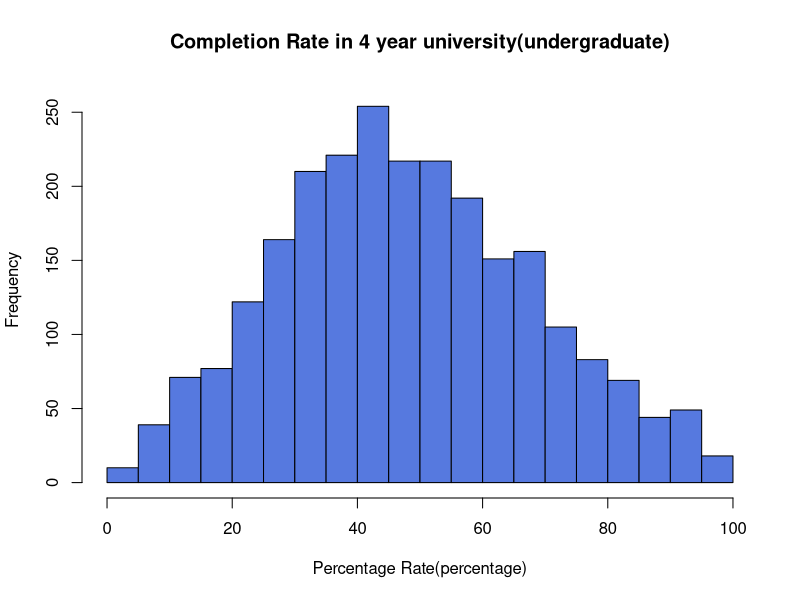
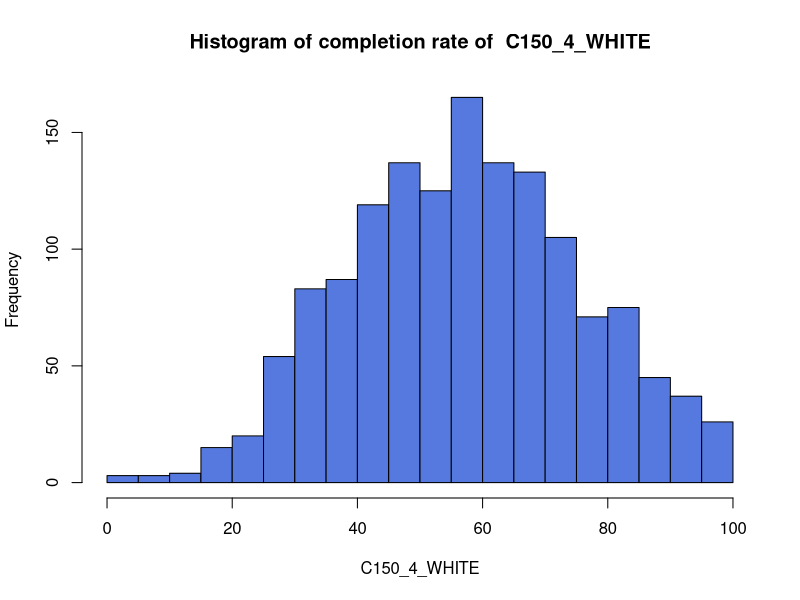
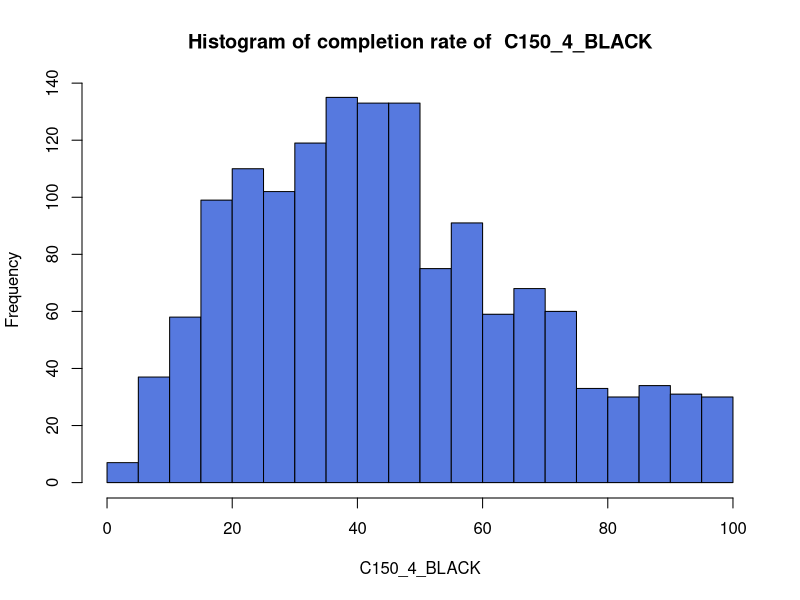
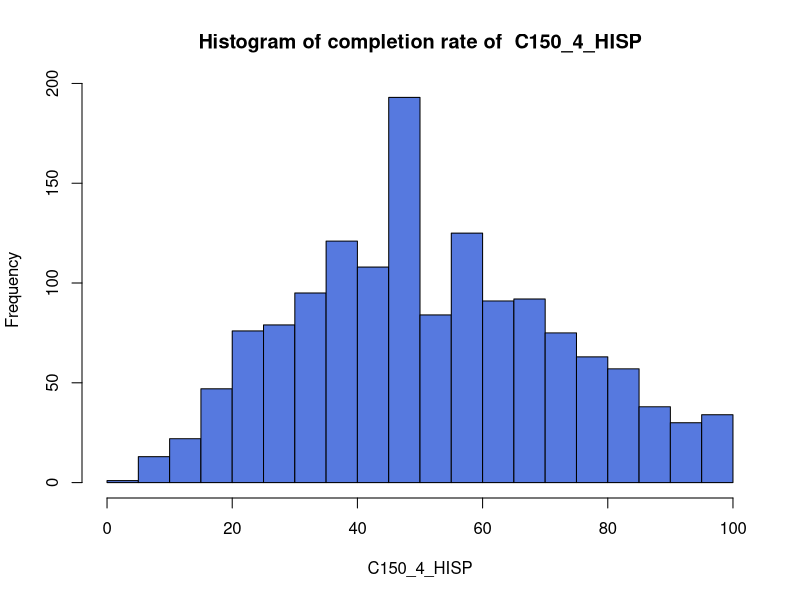
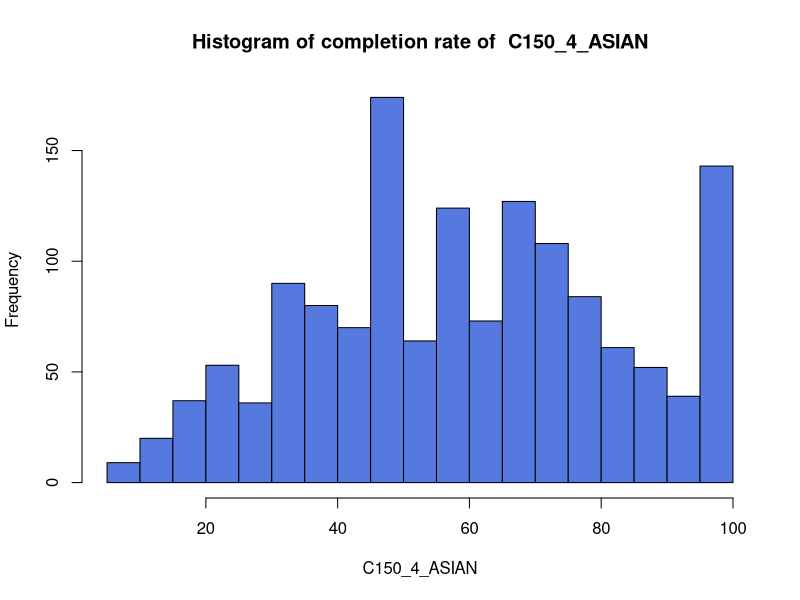
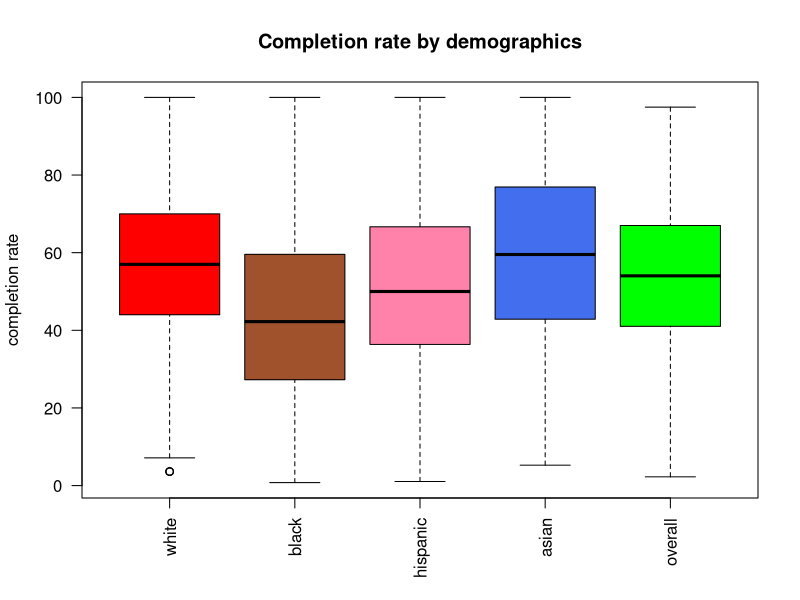
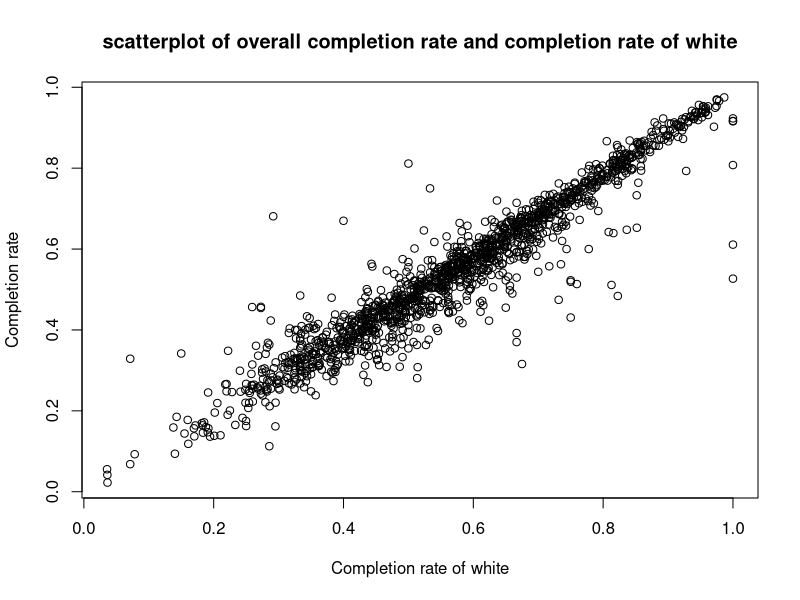
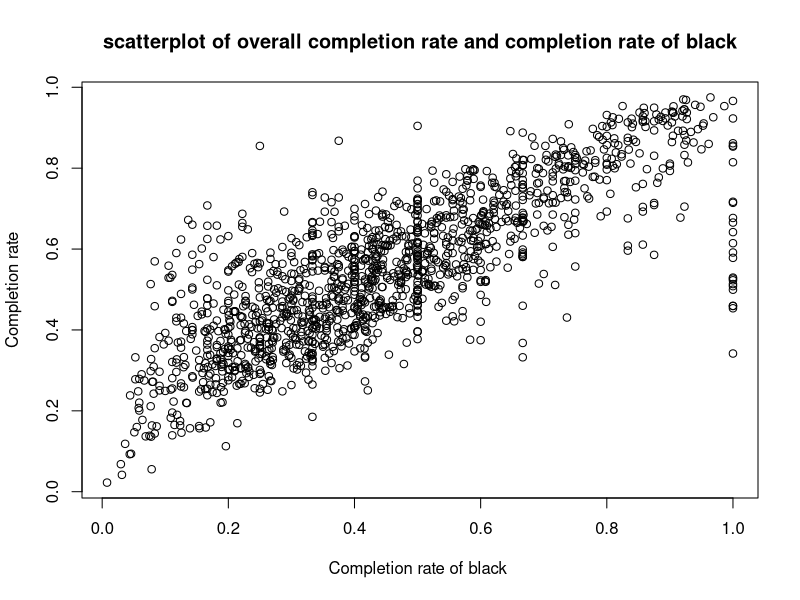

Generate these figures, in order, with R: (Note: this script raises an error after producing the figures.)
library(plyr)
#setwd("C:/Users/vlfgn/Desktop/Clean/stat159_fall2016_project3/code/scripts")
#Loading the raw dataset
#Focus on the 4 year universities(high overall graduation rates)

dat = read.csv("../../data/subset-data.csv", stringsAsFactors = FALSE)

#Subsetting by 4-year school(Variable name: CCUGPROF > 4) stored in dat_4
dat_4=subset(dat, CCUGPROF>4)

#Using POOLED completion rate as our criteria. 
#If there are NA values in POOLED completion rate, not going to use those universities.
#is.na(dat1$C150_4_POOLED)==is.na(dat1$C150_4) used this to check
#list of universities does have C150_4_POOLED
dat_4$INSTNM[which(!is.na(dat_4$C150_4_POOLED))]
length(dat_4$INSTNM[which(!is.na(dat_4$C150_4_POOLED))])#2484
#list of universities where C150_4_POOLED ==0
dat_4$INSTNM[which(dat_4$C150_4_POOLED==0)]
length(dat_4$INSTNM[which(dat_4$C150_4_POOLED==0)])#15


#Data for our graduation rate in 4 year universities undergraduate.(excluding NAs and 0s)
completion_4 = dat_4[which(!is.na(dat_4$C150_4_POOLED)), ]
completion_4 = completion_4[which(completion_4$C150_4_POOLED!=0),]


#histogram for completion rate of 4 year universities.
x = completion_4$C150_4_POOLED * 100

png("../../images/histogram-of-completion-rate.png", width=800, height=600)
h=hist(x, breaks = 20, col = '#5679DF'
       , xlab = "Percentage Rate(percentage)"
       , main = "Completion Rate in 4 year university(undergraduate)"
       , xlim = c(0,100), ylim = c(0,260))
dev.off()


###Remeber, we are using dat1 = dat_4#########################################
###Let dat1=dat_4 for frequent use
dat1=dat_4

###################################################################################
############################Complemtion Rate by Demographics#######################
#C150_4_WHITE
##Completion rate for first-time, full-time students at four-year institutions
##(150% of expected time to completion/6 years) for white students
#C150_4_BLACK
##Completion rate for first-time, full-time students at four-year institutions
##(150% of expected time to completion/6 years) for black students
#C150_4_HISP
##Completion rate for first-time, full-time students at four-year institutions
##(150% of expected time to completion/6 years) for Hispanic students
#C150_4_ASIAN
##Completion rate for first-time, full-time students at four-year institutions
##(150% of expected time to completion/6 years) for Asian students

#The number of NAs in each demographic completions rate AMONG 2740 observations.
sum(as.numeric(is.na(dat1$C150_4_WHITE))) #388
sum(as.numeric(is.na(dat1$C150_4_BLACK))) #551
sum(as.numeric(is.na(dat1$C150_4_HISP))) #535
sum(as.numeric(is.na(dat1$C150_4_ASIAN))) #879


#Eexclude NA's and 0's in demographic completions(WHITE,BLACK,HISPANIC,ASIAN)
names_demo = c("C150_4_WHITE","C150_4_BLACK","C150_4_HISP","C150_4_ASIAN")
com_demo = subset(dat1, (!is.na(dat1$C150_4_WHITE)) & (!is.na(dat1$C150_4_BLACK)) &
                    (!is.na(dat1$C150_4_HISP)) & (!is.na(dat1$C150_4_ASIAN)) & (!is.na(dat1$C150_4_POOLED)))
com_demo = com_demo[which(com_demo$C150_4_WHITE!=0),]
com_demo = com_demo[which(com_demo$C150_4_BLACK!=0),]
com_demo = com_demo[which(com_demo$C150_4_HISP!=0),]
com_demo = com_demo[which(com_demo$C150_4_ASIAN!=0),]
com_demo = com_demo[which(com_demo$C150_4_POOLED!=0),]


#Summary Statistics of completion rate by Demographics(WHITE, BLACK, HISP, ASIAN)
sink(file = "../../data/eda-output.txt")
cat("1. Explanatory Analysis of Quantative Varibles\n\n")
cat("A. Summary Statistics Of Completion Rate by demographics\n\n")
for(i in 1:length(names_demo))
{
  cat("summary statistics of", names_demo[i], "\n\n")
  cat("Min.  1stQu.  Median.  Mean.  3rd Qu.  Max. \n")
  cat(summary(com_demo[,names_demo[i]]), "\n")
  cat("Standard Deviation. : ", sd(com_demo[,names_demo[i]]),"\n")
  cat("Range. : ", max(com_demo[,names_demo[i]])-min(com_demo[,names_demo[i]])," \n")
  cat("IQR. : ", IQR(com_demo[,names_demo[i]]),"\n")
  cat("\n\n")
}
cat("\n\n")
sink()

##Histogram of completions rate by Demographics(WHITE, BLACK, HISP, ASIAN)
for(i in 1:length(names_demo))
{
  path1 = paste0("../../images/histogram-completion-rate-",names_demo[i],".png")
  png(filename = path1, width=800, height=600)
  k1 = com_demo[,names_demo[i]]*100
  k2 = hist(k1,breaks= 20, main = paste("Histogram of completion rate of "
                                        ,names_demo[i]), col = "#5679DF", xlab = names_demo[i])
  dev.off()
}

png(filename = "../../images/boxplot-of-completion-rate-by-demographic.png", width=800, height=600)
boxplot(com_demo$C150_4_WHITE*100, com_demo$C150_4_BLACK*100
        , com_demo$C150_4_HISP*100, com_demo$C150_4_ASIAN*100, com_demo$C150_4_POOLED*100
        , main = "Completion rate by demographics", ylab = "completion rate"
        , las=2, col = c("red","sienna","palevioletred1","royalblue2", "green")
        , names = c("white", "black", "hispanic", "asian", "overall"))
dev.off()


png(filename = "../../images/scatterplot-of-overall-completion-rate-and-completion-rate-of-white.png", width=800, height=600)
plot(com_demo$C150_4_WHITE, com_demo$C150_4_POOLED
     , main = "scatterplot of overall completion rate and completion rate of white"
     , xlab = "Completion rate of white", ylab = "Completion rate")
dev.off()

png(filename = "../../images/scatterplot-of-overall-completion-rate-and-completion-rate-of-black.png", width=800, height=600)
plot(com_demo$C150_4_BLACK, com_demo$C150_4_POOLED
     , main = "scatterplot of overall completion rate and completion rate of black"
     , xlab = "Completion rate of black ", ylab = "Completion rate")
dev.off()

png(filename = "../../images/scatterplot-of-overall-completion-rate-and-completion-rate-of-hispanic.png", width=800, height=600)
plot(com_demo$C150_4_HISP, com_demo$C150_4_POOLED
     , main = "scatterplot of overall completion rate and completion rate of hispanic"
     , xlab = "Completion rate of hispanic", ylab = "Completion rate")
dev.off()

png(filename = "../../images/scatterplot-of-overall-completion-rate-and-completion-rate-of-asian.png", width=800, height=600)
plot(com_demo$C150_4_ASIAN, com_demo$C150_4_POOLED
     , main = "scatterplot of overall completion rate and completion rate of asian"
     , xlab = "Completion rate of asian", ylab = "Completion rate")
dev.off()


#####################################################################################
###################################Demographic Percentage############################
#The number of NAs in each demographic PERCENTAGE AMONG 2740 observations.
#Since no data is missing, just going to use dat1.
sum(as.numeric(is.na(dat1$UGDS_WHITE))) #0
sum(as.numeric(is.na(dat1$UGDS_BLACK))) #0
sum(as.numeric(is.na(dat1$UGDS_HISP))) #0
sum(as.numeric(is.na(dat1$UGDS_ASIAN))) #0

#Eexclude 0's in demographic percentage(WHITE,BLACK,HISPANIC,ASIAN)
names_demo2 = c("UGDS_WHITE", "UGDS_BLACK", "UGDS_HISP", "UGDS_ASIAN")
com_demo2 = dat1[which(dat1$UGDS_WHITE!=0),]
com_demo2 = com_demo2[which(com_demo2$UGDS_BLACK!=0),]
com_demo2 = com_demo2[which(com_demo2$UGDS_HISP!=0),]
com_demo2 = com_demo2[which(com_demo2$UGDS_ASIAN!=0),]


#Summary Statistics of Each Demographics(WHITE, BLACK, HISP, ASIAN)
sink(file = "../../data/eda-output.txt", append=TRUE)
cat("B. Summary Statistics Of demographic percentage\n\n")
for(i in 1:length(names_demo2))
{
  cat("summary statistics of", names_demo2[i], "\n\n")
  cat("Min.  1stQu.  Median.  Mean.  3rd Qu.  Max. \n")
  cat(summary(com_demo2[,names_demo2[i]]), "\n")
  cat("Standard Deviation. : ", sd(com_demo2[,names_demo2[i]]),"\n")
  cat("Range. : ", max(com_demo2[,names_demo2[i]])-min(com_demo2[,names_demo2[i]])," \n")
  cat("IQR. : ", IQR(com_demo2[,names_demo2[i]]),"\n")
  cat("\n")
}
cat("\n\n")
sink()

##Histogram of demographic percentage
for(i in 1:length(names_demo2))
{
  path1 = paste0("../../images/histogram-deomgraphic-percentage-",names_demo2[i],".png")
  png(filename = path1, width=800, height=600)
  k1 = com_demo2[,names_demo2[i]]*100
  k2 = hist(k1,breaks= 20, main = paste("Histogram of demograhic percentage of "
                                        ,names_demo2[i]), col = "#5679DF", xlab = names_demo2[i])
  dev.off()
}


png(filename = "../../images/boxplot-of-demographic-percentage.png", width=800, height=600)
boxplot(com_demo2$UGDS_WHITE*100, com_demo2$UGDS_BLACK*100
        , com_demo2$UGDS_HISP*100, com_demo2$UGDS_ASIAN*100
        , main = "Demographic percentages", ylab = "demograhic percentage"
        , las=2, col = c("red","sienna","palevioletred1","royalblue2")
        , names = c("white", "black", "hispanic", "asian"))
dev.off()


######################################################################################
###############################Repayment rate on FAFSA################################
#COMPL_RPY_3YR_RT
##3_yr_repayment.completers
#COMPL_RPY_5YR_RT
##5_yr_repayment.completers
#COMPL_RPY_7YR_RT
##7_yr_repayment.completers

#The number of NAs in Repayment rate on year 3,5,7
sum(as.numeric(is.na(dat1$COMPL_RPY_3YR_RT))) #108
sum(as.numeric(is.na(dat1$COMPL_RPY_5YR_RT))) #140
sum(as.numeric(is.na(dat1$COMPL_RPY_7YR_RT))) #164

#Since the column class is character becuase "PrivacySuppressed" in the variables
#Need to convert colums into numeric data.
yr3 = na.omit(as.numeric(dat1$COMPL_RPY_3YR_RT))
yr5 = na.omit(as.numeric(dat1$COMPL_RPY_5YR_RT))
yr7 = na.omit(as.numeric(dat1$COMPL_RPY_7YR_RT))


#Summary Statistics of repayment rate#
sink(file = "../../data/eda-output.txt", append=TRUE)
cat("C. Summary Statistics Of Repayment rate on FAFSA depending in 3,5,7 year\n\n")

cat("summary statistics of Three year repayment rate for completers\n\n")
cat("Min.  1stQu.  Median.  Mean.  3rd Qu.  Max. \n")
cat(summary(yr3), "\n")
cat("Standard Deviation. : ", sd(yr3),"\n")
cat("Range. : ", max(yr3)-min(yr3)," \n")
cat("IQR. : ", IQR(yr3),"\n")
cat("\n")

cat("summary statistics of Five year repayment rate for completers\n\n")
cat("Min.  1stQu.  Median.  Mean.  3rd Qu.  Max. \n")
cat(summary(yr5), "\n")
cat("Standard Deviation. : ", sd(yr5),"\n")
cat("Range. : ", max(yr5)-min(yr5)," \n")
cat("IQR. : ", IQR(yr5),"\n")
cat("\n")

cat("summary statistics of Seven year repayment rate for completers\n\n")
cat("Min.  1stQu.  Median.  Mean.  3rd Qu.  Max. \n")
cat(summary(yr7), "\n")
cat("Standard Deviation. : ", sd(yr7),"\n")
cat("Range. : ", max(yr3)-min(yr7)," \n")
cat("IQR. : ", IQR(yr7),"\n")
cat("\n")

cat("\n\n")
sink()


png(filename = "../../images/histogram-of-three-year-repayment-rate-for-completers.png", width=800, height=600)
hist(yr3*100, col = "#5679DF", breaks = 20, xlab = "repayment percentage",
     main = "Histogram of Three year repayment rate for completers")
dev.off()
png(filename = "../../images/histogram-of-five-year-repayment-rate-for-completers.png", width=800, height=600)
hist(yr5*100, col = "#5679DF", breaks = 20, xlab = "repayment percentage",
     main = "Histogram of Five year repayment rate for completers")
dev.off()
png(filename = "../../images/histogram-of-seven-year-repayment-rate-for-completers.png", width=800, height=600)
hist(yr7*100, col = "#5679DF", breaks = 20, xlab = "repayment percentage",
     main = "Histogram of Seven year repayment rate for completers")
dev.off()



###############################Median earning###################################
##Data exists prior to 2014_2013. Therefore using MERGED2012_13_PP.csv###

#MD_EARN_WNE_P10
##Median earnings of students working and not enrolled 10 years after entry
#MD_EARN_WNE_P6
##Median earnings of students working and not enrolled 6 years after entry
#MD_EARN_WNE_P8
##Median earnings of students working and not enrolled 8 years after entry


#The number of NAs in Median Earning on year after 6,8,10 years
sum(as.numeric(is.na(dat1$MD_EARN_WNE_P6))) #154
sum(as.numeric(is.na(dat1$MD_EARN_WNE_P8))) #154
sum(as.numeric(is.na(dat1$MD_EARN_WNE_P10))) #154

#Since the column class is character becuase "PrivacySuppressed" in the variables
#Need to convert colums into numeric data.
m6 = na.omit(as.numeric(dat1$MD_EARN_WNE_P6))
m8 = na.omit(as.numeric(dat1$MD_EARN_WNE_P8))
m10 = na.omit(as.numeric(dat1$MD_EARN_WNE_P10))

#Summary Statistics of Median Earning after 6,8,10 year#
sink(file = "../../data/eda-output.txt", append=TRUE)
cat("D. Summary Statistics Of Median Earning after 6,8,10 year\n\n")

cat("summary statistics of Median Earning after 6 year\n\n")
cat("Min.  1stQu.  Median.  Mean.  3rd Qu.  Max. \n")
cat(summary(m6), "\n")
cat("Standard Deviation. : ", sd(m6),"\n")
cat("Range. : ", max(m6)-min(m6)," \n")
cat("IQR. : ", IQR(m6),"\n")
cat("\n")

cat("summary statistics of Median Earning after 8 year\n\n")
cat("Min.  1stQu.  Median.  Mean.  3rd Qu.  Max. \n")
cat(summary(m8), "\n")
cat("Standard Deviation. : ", sd(m8),"\n")
cat("Range. : ", max(m8)-min(m8)," \n")
cat("IQR. : ", IQR(m8),"\n")
cat("\n")

cat("summary statistics of Median Earning after 10 year\n\n")
cat("Min.  1stQu.  Median.  Mean.  3rd Qu.  Max. \n")
cat(summary(m10), "\n")
cat("Standard Deviation. : ", sd(m10),"\n")
cat("Range. : ", max(m10)-min(m10)," \n")
cat("IQR. : ", IQR(m10),"\n")
cat("\n")

cat("\n\n")
sink()

png(filename = "../../images/histogram-of-median-earning-after-6-year(log-transfromed).png", width=800, height=600)
md1_log = log(m6)
md1 = hist(md1_log, col = "#5679DF", breaks = 10, main = "Histogram of Median Earning after 6 year"
           , xlab = "Earning(log transformed)", xlim = c(9,12))
dev.off()

png(filename = "../../images/histogram-of-median-earning-after-8-year(log-transfromed).png", width=800, height=600)
md2_log = log(m8)
md2 = hist(md2_log, col = "#5679DF", breaks = 10, main = "Histogram of Median Earning after 8 year"
           , xlab = "Earning(log transformed)", xlim = c(9,12))
dev.off()

png(filename = "../../images/histogram-of-median-earning-after-10-year(log-transfromed).png", width=800, height=600)
md3_log = log(m10)
md3 = hist(md3_log, col = "#5679DF", breaks = 10, main = "Histogram of Median Earning after 10 year"
           , xlab = "Earning(log transformed)", xlim = c(9,12))
dev.off()


#####################Admission rate####################################
#ADM_RATE
##Admission rate

#The number of NAs in Median earning in 6,8,10 years after entry using com_demo to compare the values  
#in terms of completion rate
sum(as.numeric(is.na(com_demo$ADM_RATE))) #233
ad = com_demo[com_demo$ADM_RATE!=0,]
ad = ad[!is.na(ad$ADM_RATE), ]

#Summary Statistics of Admission rate#
sink(file = "../../data/eda-output.txt", append=TRUE)
cat("E. Summary Statistics Of Admission rate\n\n")
cat("Min.  1stQu.  Median.  Mean.  3rd Qu.  Max. \n")
cat(summary(ad$ADM_RATE), "\n")
cat("Standard Deviation. : ", sd(ad$ADM_RATE),"\n")
cat("Range. : ", max(ad$ADM_RATE)-min(ad$ADM_RATE)," \n")
cat("IQR. : ", IQR(ad$ADM_RATE),"\n")
cat("\n")
cat("\n\n")
sink()

png(filename = "../../images/histogram-of-admission-rate.png", width=800, height=600)
hist(ad$ADM_RATE, col = "#5679DF", breaks = 10, main = "Histogram of Admission rate")
dev.off()

png(filename = "../../images/scatterplot-admission-rate-and-completion-rate.png", width=800, height=600)
plot((ad$ADM_RATE), (ad$C150_4_POOLED), main = "scatterplot of Admission rate and Completion rate"
     , xlab = "admission rate", ylab="completion rate")
dev.off()


#####################Retention Rate####################################
#RET_FT4
##First-time, full-time student retention rate at four-year institutions
sum(as.numeric(is.na(com_demo$RET_FT4))) #122
re = com_demo[com_demo$RET_FT4!=0,]
re = re[!is.na(re$RET_FT4), ]

#Summary Statistics of Retention Rate#
sink(file = "../../data/eda-output.txt", append=TRUE)
cat("F. Summary Statistics Of Retention rate\n\n")
cat("Min.  1stQu.  Median.  Mean.  3rd Qu.  Max. \n")
cat(summary(re$RET_FT4), "\n")
cat("Standard Deviation. : ", sd(re$RET_FT4),"\n")
cat("Range. : ", max(re$RET_FT4)-min(re$RET_FT4)," \n")
cat("IQR. : ", IQR(re$RET_FT4),"\n")
cat("\n")
cat("\n\n")
sink()

png(filename = "../../images/histogram-of-retention-rate.png", width=800, height=600)
hist(re$RET_FT4, col = "#5679DF", breaks = 10, main = "Histogram of retention rate")
dev.off()

png(filename = "../../images/scatterplot-retention-rate-and-completion-rate.png", width=800, height=600)
plot((re$RET_FT4), (re$C150_4_POOLED), main = "scatterplot of retention rate and Completion rate"
     , xlab = "retention rate", ylab="completion rate")
dev.off()



#####################total cost of attendance####################################
#NPT4_PRIV
##Average net price for Title IV institutions (private for-profit and nonprofit institutions)
#NPT4_PUB
##Average net price for Title IV institutions (public institutions)
sum(as.numeric(is.na(com_demo$NPT4_PRIV))) #526
sum(as.numeric(is.na(com_demo$NPT4_PUB))) #923

#MERGING TWO data frames and removing NA values and 0's.
cost = com_demo
cost$NPT4_PRIV[is.na(cost$NPT4_PRIV)] =0
cost$NPT4_PUB[is.na(cost$NPT4_PUB)] = 0
cost = cbind(cost,cost = cost$NPT4_PRIV + cost$NPT4_PUB)
cost = cost[cost$cost!=0,]

#Summary Statistics of cost of attendance#
sink(file = "../../data/eda-output.txt", append=TRUE)
cat("G. Summary Statistics Of Cost of attendance rate\n\n")
cat("Min.  1stQu.  Median.  Mean.  3rd Qu.  Max. \n")
cat(summary(cost$cost), "\n")
cat("Standard Deviation. : ", sd(cost$cost),"\n")
cat("Range. : ", max(cost$cost)-min(cost$cost)," \n")
cat("IQR. : ", IQR(cost$cost),"\n")
cat("\n")
cat("\n\n")
sink()

png(filename = "../../images/histogram-of-cost-of-attendance.png", width=800, height=600)
hist(cost$cost, col = "#5679DF", breaks = 10
     , main = "Histogram of cost of attendance", xlab = "cost of attendance")
dev.off()

png(filename = "../../images/scatterplot-of-cost-of-attendace-and-completion-rate.png", width=800, height=600)
plot((cost$cost), (cost$C150_4_POOLED), main = "scatterplot of cost of attendace rate and Completion rate"
     , xlab = "cost of attendacne", ylab="completion rate")
dev.off()


#####################Median Debt####################################
#DEBT_MDN
##The median original amount of the loan principal upon entering repayment
debt = com_demo
debt$DEBT_MDN = as.numeric(debt$DEBT_MDN)
debt$DEBT_MDN[is.na(debt$DEBT_MDN)] = 0
debt = debt[debt$DEBT_MDN!=0,]

#Summary Statistics of Median Debt#
sink(file = "../../data/eda-output.txt", append=TRUE)
cat("H. Summary Statistics Of Median Debt\n\n")
cat("Min.  1stQu.  Median.  Mean.  3rd Qu.  Max. \n")
cat(summary(debt$DEBT_MDN), "\n")
cat("Standard Deviation. : ", sd(debt$DEBT_MDN),"\n")
cat("Range. : ", max(debt$DEBT_MDN)-min(debt$DEBT_MDN)," \n")
cat("IQR. : ", IQR(debt$DEBT_MDN),"\n")
cat("\n")
cat("\n\n")
sink()

png(filename = "../../images/histogram-of-median-debt.png", width=800, height=600)
hist(debt$DEBT_MDN, col = "#5679DF", breaks = 20
     , main = "Histogram of Median Debt", xlab = "Median Debt")
dev.off()

png(filename = "../../images/scatterplot-of-median-debt-and-completion-rate.png", width=800, height=600)
plot((debt$DEBT_MDN), (debt$C150_4_POOLED), main = "scatterplot of median debt and completion rate"
     , xlab = "Median Debt", ylab="completion rate")
dev.off()


#####################Percentage of Pell GRANT####################################
#PCTPELL
##Percentage of undergraduates who receive a Pell Grant
pell = com_demo

#Summary Statistics of Median Debt#
sink(file = "../../data/eda-output.txt", append=TRUE)
cat("I. Summary Statistics Of Pell Grant rate\n\n")
cat(summary(pell$PCTPELL), "\n")
cat("Min.  1stQu.  Median.  Mean.  3rd Qu.  Max. \n")
cat("Standard Deviation. : ", sd(pell$PCTPELL),"\n")
cat("Range. : ", max(pell$PCTPELL)-min(pell$PCTPELL)," \n")
cat("IQR. : ", IQR(pell$PCTPELL),"\n")
cat("\n")
cat("\n\n")
sink()

png(filename = "../../images/histogram-of-pell-grant-rate.png", width=800, height=600)
hist(pell$PCTPELL, col = "#5679DF", breaks = 20
     , main = "Histogram of Pell Grant rate", xlab = "Pell Grant rate")
dev.off()

png(filename = "../../images/scatterplot-of-pell-grant-rate-and-completion-rate.png", width=800, height=600)
plot((pell$PCTPELL), (pell$C150_4_POOLED), main = "scatterplot of Pell Grant rate and completion rate"
     , xlab = "Pell Grant rate", ylab="completion rate")
dev.off()


#####################Average Sat score####################################
#SAT_AVG
##Average SAT equivalent score of students admitted
sat = com_demo
sat$SAT_AVG = as.numeric(sat$SAT_AVG)
sat$SAT_AVG[is.na(sat$SAT_AVG)] = 0
sat = sat[sat$SAT_AVG!=0,]

#Summary Statistics of Average Sat score#
sink(file = "../../data/eda-output.txt", append=TRUE)
cat("J. Summary Statistics Of Average Sat score\n\n")
cat(summary(sat$SAT_AVG), "\n")
cat("Standard Deviation. : ", sd(sat$SAT_AVG),"\n")
cat("Range. : ", max(sat$SAT_AVG)-min(sat$SAT_AVG)," \n")
cat("IQR. : ", IQR(sat$SAT_AVG),"\n")
cat("\n")
cat("\n\n")
sink()

png(filename = "../../images/histogram-of-average-sat-score.png", width=800, height=600)
hist(sat$SAT_AVG, col = "#5679DF", breaks = 20
     , main = "Histogram of Average Sat score", xlab = "Average Sat score")
dev.off()

png(filename = "../../images/scatterplot-of-average-sat-score-and-completion-rate.png", width=800, height=600)
plot(sat$SAT_AVG, (sat$C150_4_POOLED), main = "scatterplot of Average Sat score and completion rate"
     , xlab = "Average Sat score", ylab="completion rate")
dev.off()

#####################Size of School####################################
#CCSIZSET
##Carnegie Classification -- size and setting
summary(com_demo$CCSIZSET)

#Summary Statistics of Average Sat score#
sink(file = "../../data/eda-output.txt", append=TRUE)
cat("2. Explanatory Analysis of Categorical Varibles\n\n")
cat("K. Summary Statistics Of Size of School(represented by numbers 6 to 17,from small to large)\n\n")
cat("frequency table Of Size of School\n\n")
write.table(table(com_demo$CCSIZSET), row.names = FALSE, col.names = FALSE, quote = FALSE)
cat("\n")
cat("Relative frequency table Of Size of School\n\n")
write.table(prop.table(table(com_demo$CCSIZSET)), row.names = FALSE, col.names = FALSE, quote = FALSE)
cat("\n\n")
sink()

#Creating barcharts of Size of school
png(filename = "../../images/barchart-of-size-of-school.png", width=800, height=600)
barplot(prop.table(table(com_demo$CCSIZSET)), main = "Barchart of Size of school"
     , xlab = "Size of School", ylab = "relative frequecny", col = "#5679DF")
dev.off()

#Creating boxplots of Size of school
png(filename = "../../images/boxplot-of-size-of-school-on-completion-rate.png", width=800, height=600)
boxplot(com_demo$C150_4_POOLED ~ com_demo$CCSIZSET, main = "boxplot of Size of school on completion rate"
        , xlab = "Size of School", ylab = "completion rate", , col = "#5679DF")
dev.off()

#Anova analysis of Size of School on completion rate.
anova_size = aov(com_demo$C150_4_POOLED ~ com_demo$CCSIZSET)
summary(anova_size)
sink(file = "../../data/eda-output.txt", append = TRUE)
cat("Anova Analysis of Size of school on completion rate\n\n")
summary(anova_size)
cat("\n")
cat("\n\n")
sink()


########################Type of institution#################################
#CONTROL
##Control of institution(public/ private(non-profit)/ private(profit))
summary(com_demo$CONTROL)
sum(as.numeric(is.na(com_demo$CONTROL)))

#Summary Statistics of type of institution#
sink(file = "../../data/eda-output.txt", append=TRUE)
cat("L. Summary Statistics Of Type of institutions\n\n")
cat("frequency table Of Size of School\n\n")
write.table(table(com_demo$CONTROL), row.names = FALSE, col.names = FALSE, quote = FALSE)
cat("1 : public, 2: private(non-profit), 3:private(profit)\n")
cat("\n")
cat("Relative frequency table Of Type of School\n\n")
write.table(prop.table(table(com_demo$CONTROL)), row.names = FALSE, col.names = FALSE, quote = FALSE)
cat("1 : public, 2: private(non-profit), 3:private(profit)\n")
cat("\n\n")
sink()

#Creating barcharts of Size of school
png(filename = "../../images/barchart-of-type-of-school.png", width=800, height=600)
barplot(prop.table(table(com_demo$CONTROL)), main = "Barchart of Type of school"
        , xlab = "1 : public, 2: private(non-profit), 3:private(profit)", ylab = "relative frequecny", col = "#5679DF")
dev.off()

#Creating boxplots of Size of school
png(filename = "../../images/boxplot-of-type-of-school-on-completion-rate.png", width=800, height=600)
boxplot(com_demo$C150_4_POOLED ~ com_demo$CONTROL, main = "boxplot of Type of school on completion rate"
        , xlab = "1 : public, 2: private(non-profit), 3:private(profit)", ylab = "completion rate", , col = "#5679DF")
dev.off()

#Anova analysis of Type of School on completion rate.
anova_type = aov(com_demo$CONTROL ~ com_demo$CCSIZSET)
summary(anova_type)
sink(file = "../../data/eda-output.txt", append = TRUE)
cat("Anova Analysis of Type of school on completion rate\n\n")
summary(anova_size)
cat("\n")
cat("\n\n")
sink()


##############################################################################################
#######################Correlation for completion to other indicators#########################

#Generating new dataframe: cor_overall to see the correlation between completion rate and variables###### 
sat = com_demo
sat$SAT_AVG = as.numeric(sat$SAT_AVG)
sat$SAT_AVG[is.na(sat$SAT_AVG)] = 0
sat = sat[sat$SAT_AVG!=0,]

cor_overall = cost
cor_overall$SAT_AVG = as.numeric(cor_overall$SAT_AVG)
cor_overall$SAT_AVG[is.na(cor_overall$SAT_AVG)] = 0
cor_overall = cor_overall[cor_overall$SAT_AVG!=0,]

cor_overall$DEBT_MDN = as.numeric(cor_overall$DEBT_MDN)
cor_overall$DEBT_MDN[is.na(cor_overall$DEBT_MDN)] = 0
cor_overall = cor_overall[cor_overall$DEBT_MDN!=0,]

summary(cor_overall$CCUGPROF)
summary(cor_overall$C150_4_POOLED)
summary(cor_overall$C150_4_WHITE)
summary(cor_overall$C150_4_BLACK)
summary(cor_overall$C150_4_ASIAN)
summary(cor_overall$C150_4_HISP)

summary(cor_overall$UGDS_WHITE)
summary(cor_overall$UGDS_BLACK)
summary(cor_overall$UGDS_ASIAN)
summary(cor_overall$UGDS_HISP)

#Removing Characters in repayment rate
summary(cor_overall$COMPL_RPY_3YR_RT)
cor_overall$COMPL_RPY_3YR_RT = as.numeric(cor_overall$COMPL_RPY_3YR_RT)
cor_overall$COMPL_RPY_3YR_RT[is.na(cor_overall$COMPL_RPY_3YR_RT)] = 0
cor_overall = cor_overall[cor_overall$COMPL_RPY_3YR_RT!=0,]

summary(cor_overall$COMPL_RPY_5YR_RT)
cor_overall$COMPL_RPY_5YR_RT = as.numeric(cor_overall$COMPL_RPY_5YR_RT)
cor_overall$COMPL_RPY_5YR_RT[is.na(cor_overall$COMPL_RPY_5YR_RT)] = 0
cor_overall = cor_overall[cor_overall$COMPL_RPY_5YR_RT!=0,]

summary(cor_overall$COMPL_RPY_7YR_RT)
cor_overall$COMPL_RPY_7YR_RT = as.numeric(cor_overall$COMPL_RPY_7YR_RT)
cor_overall$COMPL_RPY_7YR_RT[is.na(cor_overall$COMPL_RPY_7YR_RT)] = 0
cor_overall = cor_overall[cor_overall$COMPL_RPY_7YR_RT!=0,]

#Removing Characters in median earning
summary(cor_overall$MD_EARN_WNE_P6)
cor_overall$MD_EARN_WNE_P6 = as.numeric(cor_overall$MD_EARN_WNE_P6)
cor_overall$MD_EARN_WNE_P6[is.na(cor_overall$MD_EARN_WNE_P6)] = 0
cor_overall = cor_overall[cor_overall$MD_EARN_WNE_P6!=0,]

summary(cor_overall$MD_EARN_WNE_P8)
cor_overall$MD_EARN_WNE_P8 = as.numeric(cor_overall$MD_EARN_WNE_P8)
cor_overall$MD_EARN_WNE_P8[is.na(cor_overall$MD_EARN_WNE_P8)] = 0
cor_overall = cor_overall[cor_overall$MD_EARN_WNE_P8!=0,]

summary(cor_overall$MD_EARN_WNE_P10)
cor_overall$MD_EARN_WNE_P10 = as.numeric(cor_overall$MD_EARN_WNE_P10)
cor_overall$MD_EARN_WNE_P10[is.na(cor_overall$MD_EARN_WNE_P10)] = 0
cor_overall = cor_overall[cor_overall$MD_EARN_WNE_P10!=0,]

summary(cor_overall$ADM_RATE)
summary(cor_overall$RET_FT4)
summary(cor_overall$cost)
summary(cor_overall$DEBT_MDN)
summary(cor_overall$PCTPELL)
summary(cor_overall$SAT_AVG)
summary(cor_overall$CCSIZSET)
summary(cor_overall$CONTROL)
################################################################################


############MAKING CORRELATION MATRIX###########

cor_overall2 = subset(cor_overall, select=-c(UNITID,X,INSTNM))
corr_matrix = cor(cor_overall2)

upper_corr_matrix = format(corr_matrix, digits = 4)
upper_corr_matrix[lower.tri(upper_corr_matrix, diag=FALSE)] = ""


sink(file = "../../data/eda-output.txt", append=TRUE)
cat("3. Correlation Matrix of Varibles\n\n")
print(as.data.frame(upper_corr_matrix))
cat("\n\n")
sink()


#Creating Scatterplotmatrix
png("../../images/scatterplot-matrix1.png", width=800, height=600)
pairs(C150_4_POOLED
      ~UGDS_WHITE+UGDS_BLACK+UGDS_ASIAN+UGDS_HISP
      , data=cor_overall2
      , main="Scatterplot matrix1")
dev.off()

png("../../images/scatterplot-matrix2.png", width=800, height=600)
pairs(C150_4_POOLED
      ~COMPL_RPY_3YR_RT+COMPL_RPY_5YR_RT+COMPL_RPY_7YR_RT
      , data=cor_overall2
      , main="Scatterplot matrix2")
dev.off()

png("../../images/scatterplot-matrix3.png", width=800, height=600)
pairs(C150_4_POOLED
      ~ADM_RATE+RET_FT4
      +cost
      +DEBT_MDN + PCTPELL 
      , data=cor_overall2
      , main="Scatterplot matrix3")
dev.off()


png("../../images/scatterplot-matrix4.png", width=800, height=600)
pairs(C150_4_POOLED
      ~ SAT_AVG
      +MD_EARN_WNE_P6 + MD_EARN_WNE_P8 + MD_EARN_WNE_P10
      + CCSIZSET + CONTROL 
      , data=cor_overall2
      , main="Scatterplot matrix4")
dev.off()

png("../../images/scatterplot-matrix-all.png", width=2000, height=2000)
pairs(C150_4_POOLED
      ~ UGDS_WHITE+UGDS_BLACK+UGDS_ASIAN+UGDS_HISP
      + COMPL_RPY_3YR_RT+COMPL_RPY_5YR_RT+COMPL_RPY_7YR_RT
      + ADM_RATE+RET_FT4
      + cost
      + DEBT_MDN + PCTPELL 
      + SAT_AVG
      + MD_EARN_WNE_P6 + MD_EARN_WNE_P8 + MD_EARN_WNE_P10
      + CCSIZSET + CONTROL 
      , data=cor_overall2
      , main="Scatterplot matrix of all variables")
dev.off()
